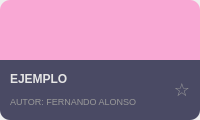
                <widget class="QFrame" name="card_4">
                 <property name="minimumSize">
                  <size>
                   <width>180</width>
                   <height>120</height>
                  </size>
                 </property>
                 <property name="maximumSize">
                  <size>
                   <width>200</width>
                   <height>130</height>
                  </size>
                 </property>
                 <property name="styleSheet">
                  <string>QFrame#card_4 { background-color: #4a4a64; border-radius: 10px; }</string>
                 </property>
                 <layout class="QVBoxLayout" name="vbox_card4">
                  <property name="spacing">
                   <number>0</number>
                  </property>
                  <property name="leftMargin">
                   <number>0</number>
                  </property>
                  <property name="topMargin">
                   <number>0</number>
                  </property>
                  <property name="rightMargin">
                   <number>0</number>
                  </property>
                  <property name="bottomMargin">
                   <number>0</number>
                  </property>
                  <item>
                   <widget class="QLabel" name="card_top_4">
                    <property name="minimumSize">
                     <size>
                      <width>0</width>
                      <height>60</height>
                     </size>
                    </property>
                    <property name="styleSheet">
                     <string>background-color: #F9A8D4; border-top-left-radius: 10px; border-top-right-radius: 10px;</string>
                    </property>
                    <property name="text">
                     <string/>
                    </property>
                   </widget>
                  </item>
                  <item>
                   <widget class="QFrame" name="card_bottom_4">
                    <property name="styleSheet">
                     <string>background-color: #4a4a64; border-bottom-left-radius: 10px; border-bottom-right-radius: 10px;</string>
                    </property>
                    <layout class="QHBoxLayout" name="hbox_info4">
                     <property name="leftMargin">
                      <number>10</number>
                     </property>
                     <property name="topMargin">
                      <number>8</number>
                     </property>
                     <property name="rightMargin">
                      <number>10</number>
                     </property>
                     <property name="bottomMargin">
                      <number>8</number>
                     </property>
                     <item>
                      <layout class="QVBoxLayout" name="vbox_text4">
                       <property name="spacing">
                        <number>2</number>
                       </property>
                       <item>
                        <widget class="QLabel" name="lbl_ex4">
                         <property name="styleSheet">
                          <string>font-weight: bold; font-size: 12px; color: #E5E5E5; background: transparent;</string>
                         </property>
                         <property name="text">
                          <string>EJEMPLO</string>
                         </property>
                        </widget>
                       </item>
                       <item>
                        <widget class="QLabel" name="lbl_aut4">
                         <property name="styleSheet">
                          <string>font-size: 9px; color: #999; background: transparent;</string>
                         </property>
                         <property name="text">
                          <string>AUTOR: FERNANDO ALONSO</string>
                         </property>
                        </widget>
                       </item>
                      </layout>
                     </item>
                     <item>
                      <widget class="QLabel" name="lbl_star_4">
                       <property name="styleSheet">
                        <string>color: #999; font-size: 18px; background: transparent;</string>
                       </property>
                       <property name="text">
                        <string>☆</string>
                       </property>
                       <property name="alignment">
                        <set>Qt::AlignRight|Qt::AlignTrailing|Qt::AlignVCenter</set>
                       </property>
                      </widget>
                     </item>
                    </layout>
                   </widget>
                  </item>
                 </layout>
                </widget>
